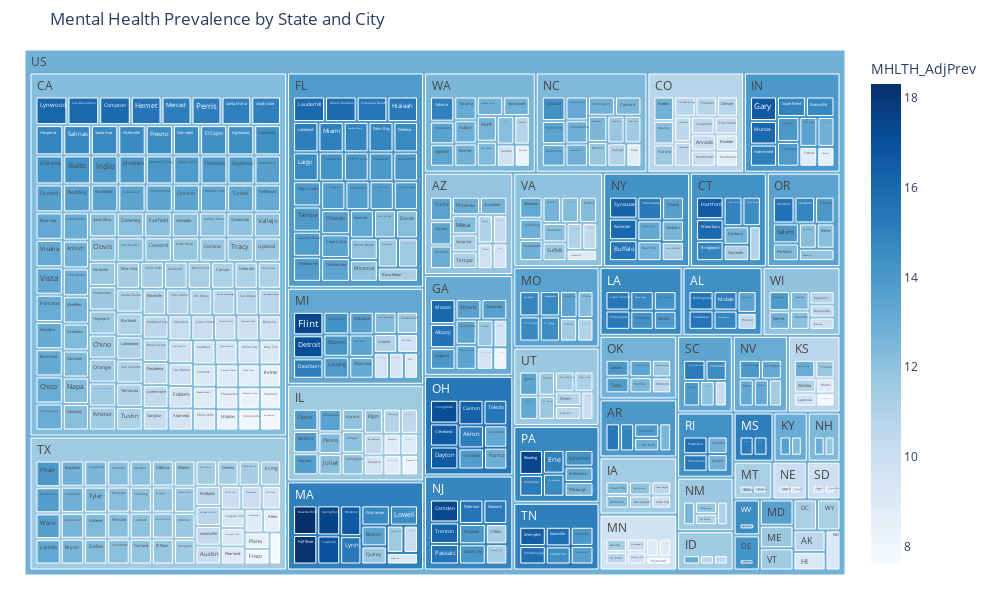

The notebook cell saved with this chart:
### Code cell
def mh_plotly_treemap(
    df,
    path_lst=[px.Constant("US"), "StateAbbr", "PlaceName"],
    color="MHLTH_AdjPrev",
    values="MHLTH_AdjPrev",
    style="Blues",
    title="Mental Health Prevalence by State and City",
    width=1000,
    height=600,
):
    """
    Return a plotly treemap figure

    Parameters:
        df: dataframe
        path_lst: list, the path of the treemap to have a constant parent node, use px.Constant()
        color: str, the column name for color
        values(str), the column name for values
        style: str, the color style
        title: str, the title of the treemap
        width: int, the width of the treemap
        height: int, the height of the treemap
    """
    fig = px.treemap(
        df,
        path=path_lst,
        values=values,
        title=title,
        color=color,
        color_continuous_scale=style,
        width=width,
        height=height,
    )
    fig.update_layout(margin=dict(t=50, l=25, r=25, b=25))
    return fig

# treemap to present an overview of the mental health prevalence by state and city
mh_treemap = mh_plotly_treemap(mh_cleaned)
mh_treemap.show()

### Figure 1 — Plotly figure (JSON) as saved in the notebook; plotly's stock layout.template omitted (floating-point values rounded to 4 significant figures; data arrays with more than 128 entries replaced by an {"elided": "..."} marker saying what was removed)
{"data": [{"branchvalues": "total", "customdata": {"elided": "552x1 float values"}, "domain": {"x": [0, 1], "y": [0, 1]}, "hovertemplate": "labels=%{label}<br>MHLTH_AdjPrev_sum=%{value}<br>parent=%{parent}<br>id=%{id}<br>MHLTH_AdjPrev=%{color}<extra></extra>", "ids": {"elided": "552 str values"}, "labels": {"elided": "552 str values"}, "marker": {"coloraxis": "coloraxis", "colors": {"elided": "552 float values"}}, "name": "", "parents": {"elided": "552 str values"}, "type": "treemap", "values": {"elided": "552 float values"}}], "layout": {"coloraxis": {"colorbar": {"title": {"text": "MHLTH_AdjPrev"}}, "colorscale": [[0, "rgb(247,251,255)"], [0.125, "rgb(222,235,247)"], [0.25, "rgb(198,219,239)"], [0.375, "rgb(158,202,225)"], [0.5, "rgb(107,174,214)"], [0.625, "rgb(66,146,198)"], [0.75, "rgb(33,113,181)"], [0.875, "rgb(8,81,156)"], [1, "rgb(8,48,107)"]]}, "height": 600, "legend": {"tracegroupgap": 0}, "margin": {"b": 25, "l": 25, "r": 25, "t": 50}, "title": {"text": "Mental Health Prevalence by State and City"}, "width": 1000}}
